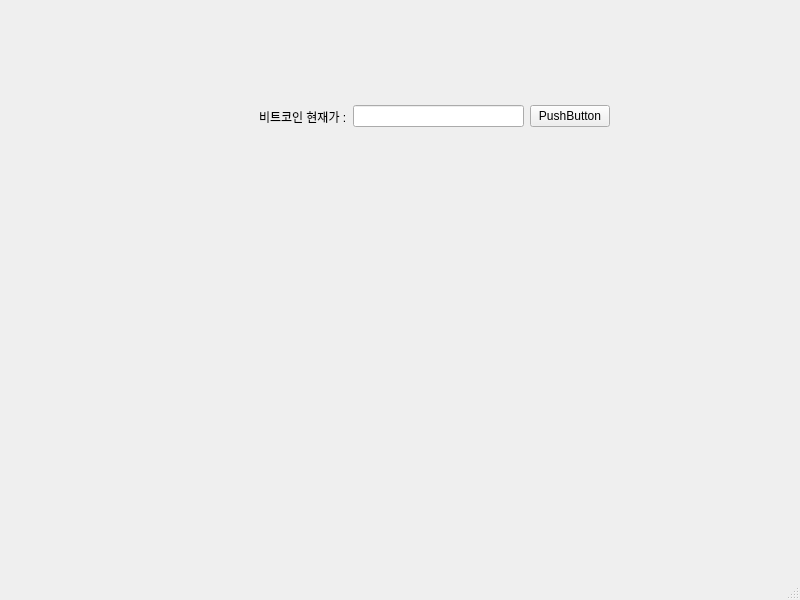
<?xml version="1.0" encoding="UTF-8"?>
<ui version="4.0">
 <class>MainWindow</class>
 <widget class="QMainWindow" name="MainWindow">
  <property name="geometry">
   <rect>
    <x>0</x>
    <y>0</y>
    <width>800</width>
    <height>600</height>
   </rect>
  </property>
  <property name="windowTitle">
   <string>MainWindow</string>
  </property>
  <widget class="QWidget" name="centralwidget">
   <widget class="QWidget" name="">
    <property name="geometry">
     <rect>
      <x>259</x>
      <y>100</y>
      <width>351</width>
      <height>33</height>
     </rect>
    </property>
    <layout class="QHBoxLayout" name="horizontalLayout">
     <item>
      <widget class="QLabel" name="label">
       <property name="text">
        <string>비트코인 현재가 :</string>
       </property>
      </widget>
     </item>
     <item>
      <widget class="QLineEdit" name="lineEdit"/>
     </item>
     <item>
      <widget class="QPushButton" name="pushButton">
       <property name="text">
        <string>PushButton</string>
       </property>
      </widget>
     </item>
    </layout>
   </widget>
  </widget>
  <widget class="QMenuBar" name="menubar">
   <property name="geometry">
    <rect>
     <x>0</x>
     <y>0</y>
     <width>800</width>
     <height>24</height>
    </rect>
   </property>
  </widget>
  <widget class="QStatusBar" name="statusbar"/>
 </widget>
 <resources/>
 <connections/>
</ui>
